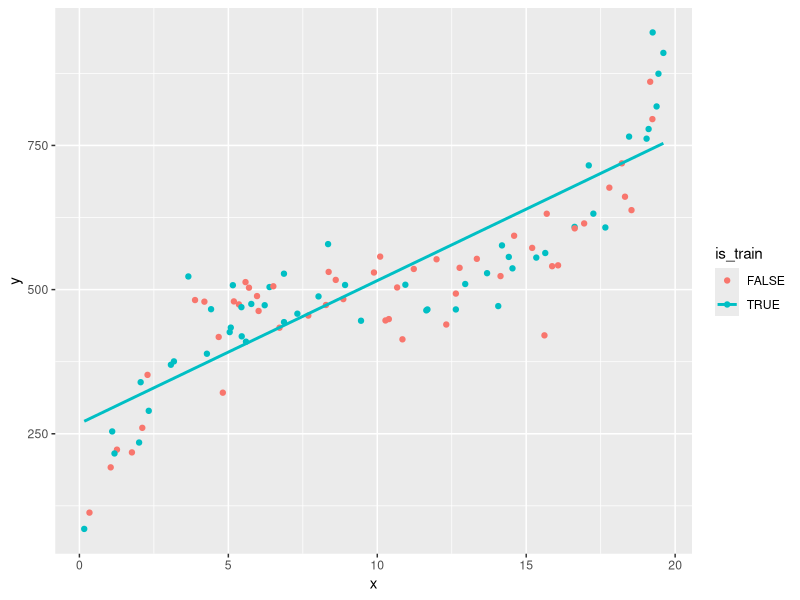
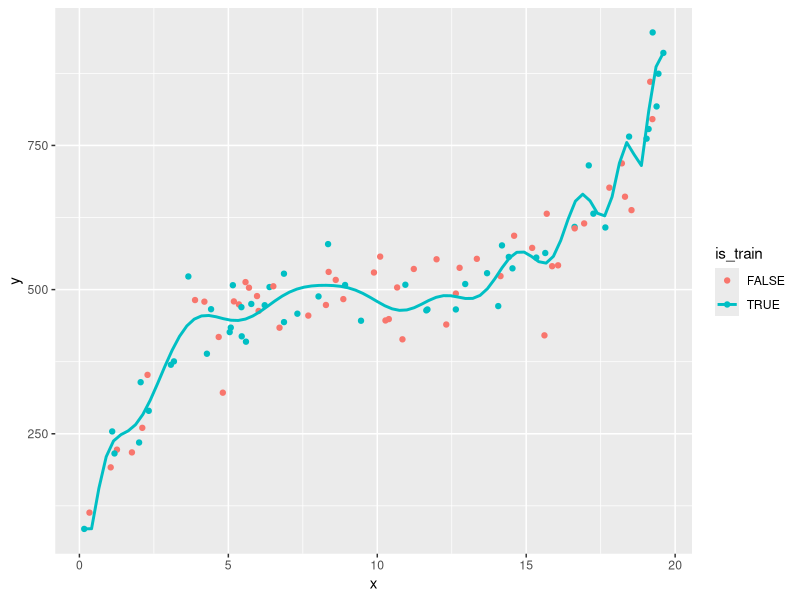
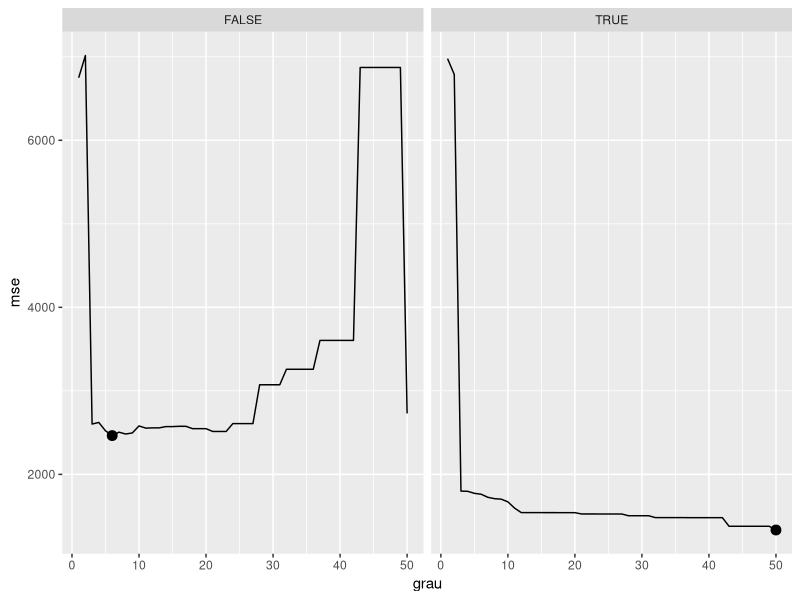
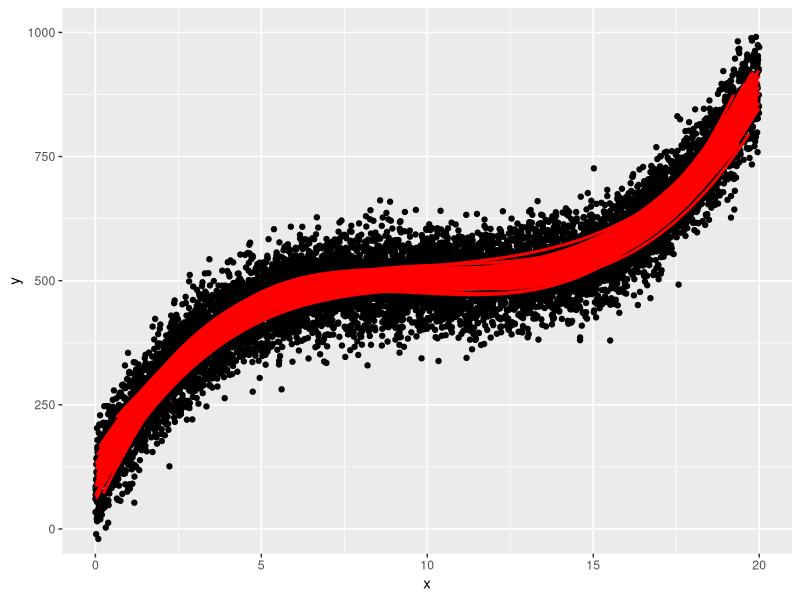
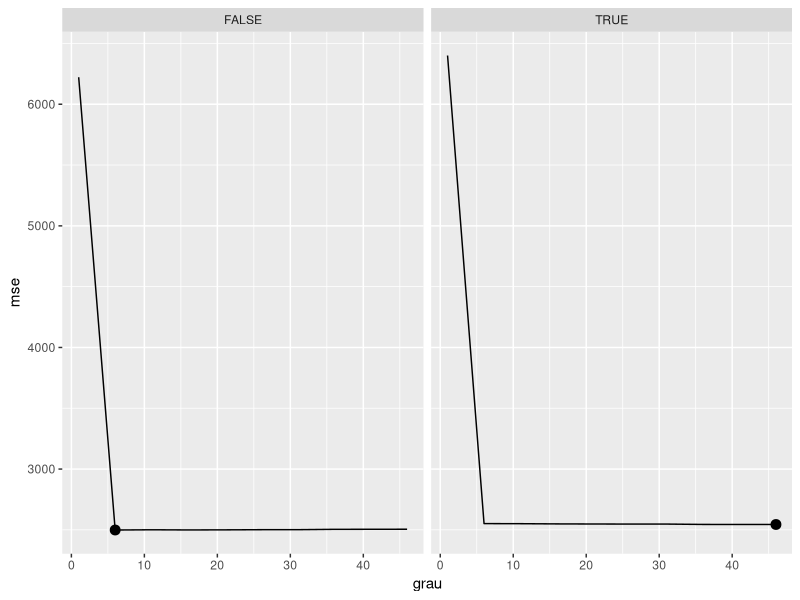
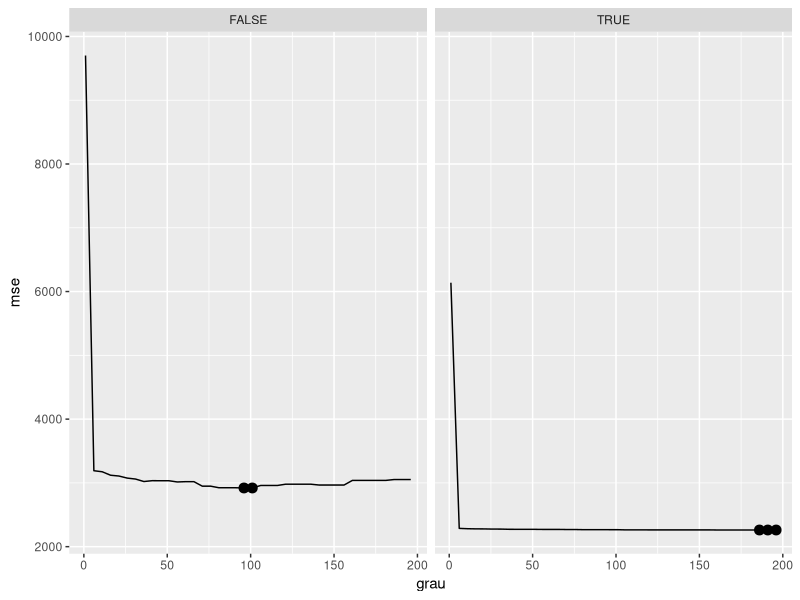
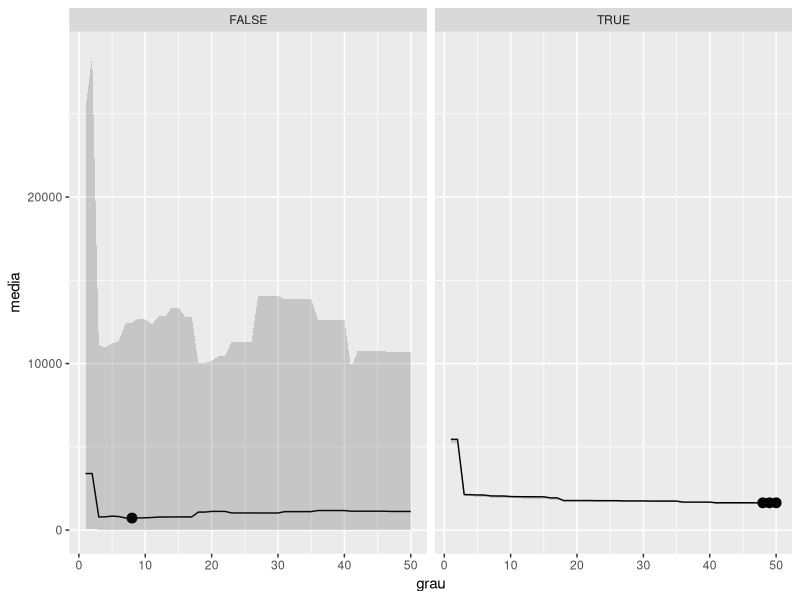
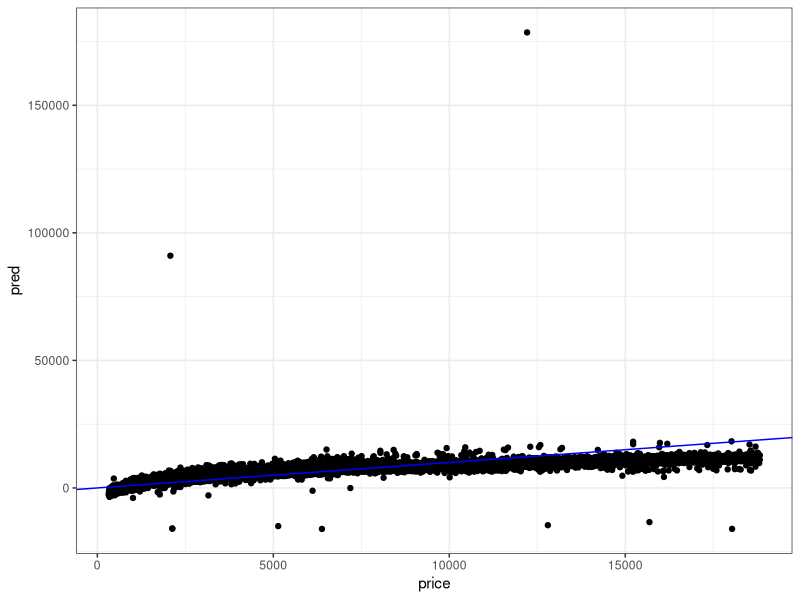

These figures' R source, in order: (Note: this script raises an error after producing the figures.)

# Pacotes -----------------------------------------------------------------

library(tidyverse)
library(caret)
library(rsample)
library(skimr)

set.seed(1313)

# Estratégias -------------------------------------------------------------

# Criando banco de dados 

criar_amostra <- function(n, perc_treino) {
  data_frame(
    x = runif(n, 0, 20),
    y = 500 + 0.4 * (x-10)^3 + rnorm(n, sd = 50),
    is_train = 1:n %in% sample.int(n, n*perc_treino)
  )
}

df <- criar_amostra(100, 0.5)

df_train <- df %>% filter(is_train)
df_test <- df %>% filter(!is_train)

ggplot(df, aes(x = x, y = y, color = is_train)) +
  geom_point() +
  geom_smooth(data = df_train, method = "lm", se = FALSE)

# Ajustando o primeiro modelo 

modelo <- lm(y ~ x, data = df_train)
summary(modelo)

df$predicao <- predict(modelo, df)

df %>% 
  group_by(is_train) %>% 
  summarise(rmse = sqrt(mean((predicao - y)^2)))


# Ajustando um modelo mais complexo 

ggplot(df, aes(x = x, y = y, color = is_train)) +
  geom_point() +
  geom_smooth(data = df_train, method = "lm", se = FALSE, 
              formula = y ~ poly(x, 50, raw = TRUE))


modelo <- lm(y ~ poly(x, 50, raw = TRUE), data = df_train)

df$predicao <- predict(modelo, df)
df %>% 
  group_by(is_train) %>% 
  summarise(rmse = sqrt(mean((predicao - y)^2)))


# Ajustando diversos modelos 

ajustar_polinomios <- function(df, grau) {
  
  erros <- NULL
  for(g in grau) {
    
    modelo <- lm(y ~ poly(x, g, raw = TRUE), data = df %>% filter(is_train))
    
    df$predicao <- predict(modelo, df)
    erros <- bind_rows(
      erros,
      df %>% 
        group_by(is_train) %>% 
        summarise(mse = mean((predicao - y)^2)) %>% 
        mutate(grau = g)
    )
    
  }
  erros
}

erros <- ajustar_polinomios(df, 1:50)
ggplot(erros, aes(x = grau, y = mse)) + 
  geom_line() + 
  geom_point(
    data = erros %>% group_by(is_train) %>% filter(mse == min(mse)),
    size = 3
  ) +
  facet_wrap(~is_train) 


# Por que variância alta?

n_vezes <- 100
df <- criar_amostra(10000, 0.5)
gg <- ggplot(df, aes(x = x, y = y)) +
  geom_point() 

for(i in 1:n_vezes) {
  gg <- gg + 
    geom_smooth(
      data = df %>% sample_n(50),
      alpha = 0.01,
      color = "red",
      method = "lm", se = FALSE, 
      formula = y ~ poly(x, 3, raw = TRUE)
    )
}

gg + coord_cartesian(ylim = c(0, 1000))


# Qual o efeito do tamanho da amostra?

df <- criar_amostra(10000, 0.5)
erros <- ajustar_polinomios(df, seq(1, 50, by = 5))
ggplot(erros, aes(x = grau, y = mse)) + 
  geom_line() + 
  geom_point(
    data = erros %>% group_by(is_train) %>% filter(mse == min(mse)),
    size = 3
  ) +
  facet_wrap(~is_train) 


# Qual o efeito do tamanho da amostra de teste? 

df <- criar_amostra(1000, 0.99)
erros <- ajustar_polinomios(df, seq(1, 200, by = 5))
ggplot(erros, aes(x = grau, y = mse)) + 
  geom_line() + 
  geom_point(
    data = erros %>% group_by(is_train) %>% filter(mse == min(mse)),
    size = 3
  ) +
  facet_wrap(~is_train) 

# Implementando validação cruzada 

df <- criar_amostra(100, 0.5)
k <- 100
df$fold <- 1:nrow(df)
erros <- NULL
for (i in 1:k) {
  df$is_train <- df$fold != i
  erro <- ajustar_polinomios(df, grau = 1:50)
  erro$fold <- i
  erros <- bind_rows(erros, erro)
}

erros2 <- erros %>% 
  group_by(grau, is_train) %>% 
  summarise(
    media = median(mse),
    minimo = min(mse),
    maximo = max(mse),
    quantil95 = quantile(mse, probs = 0.95),
    quantil5 = quantile(mse, probs = 0.05)
  )

ggplot(erros2, aes(x = grau, y = media)) + 
  geom_line() + 
  geom_point(
    data = erros2 %>% group_by(is_train) %>% filter(media == min(media)),
    size = 3
  ) +
  facet_wrap(~is_train) +
  #coord_cartesian(ylim = c(0, 5000)) +
  geom_ribbon(aes(ymin = quantil5, ymax = quantil95), alpha = 0.2)


# Recipes + Caret ---------------------------------------------------------
# MLR

# exemplo 1

diamantes <- ggplot2::diamonds
glimpse(diamantes)
# Vamos transformar as variáveis ordinais em categóricas
diamantes <- diamantes %>%
  mutate(
    cut = as.character(cut),
    color = as.character(color),
    clarity = as.character(clarity)
  )

skim(diamantes)

library(recipes)

receita <- recipe(price ~ ., data = diamantes) %>%
  step_dummy(all_nominal()) %>%
  step_nzv(all_predictors()) %>%
  step_corr(all_predictors())

prep <- prep(receita, diamantes)
base_treino <- bake(prep, diamantes)
ajuste <- lm(price ~ ., base_treino)
summary(ajuste)

# exemplo 2
library(caret)

modelo <- train(
  receita, 
  diamantes, 
  method = "lm",
  trControl = trainControl(method = "cv", number = 5)
)

modelo
# Para acessar o modelo final
summary(modelo$finalModel)
# Função para avaliar a "importância" de cada preditor
varImp(modelo)

# Valores obs vs pred
diamantes %>% 
  mutate(pred = predict(modelo, diamantes)) %>% 
  ggplot(aes(y = pred, x = price)) +
  geom_point() +
  geom_abline(intercept = 0, slope = 1, color = "blue") +
  theme_bw()

diamantes %>% 
  mutate(pred = predict(modelo, diamantes)) %>% 
  ggplot(aes(y = pred, x = price)) +
  geom_point() +
  geom_abline(intercept = 0, slope = 1, color = "blue") +
  theme_bw() +
  coord_cartesian(x = c(0, 20000), ylim = c(0, 25000))

diamantes %>% 
  mutate(pred = predict(modelo, diamantes)) %>% 
  arrange(desc(pred)) %>% 
  View()


# Regressão logística -----------------------------------------------------

data("credit_data")
glimpse(credit_data)

skim(credit_data)
credit_data %>% 
  group_by(Status) %>% 
  skim()

receita <- recipe(Status ~ ., data = credit_data) %>%
  step_meanimpute(all_numeric(), -all_outcomes()) %>%
  step_modeimpute(all_nominal(), -all_outcomes()) %>%
  step_dummy(all_nominal(), -all_outcomes()) %>%
  step_corr(all_predictors()) %>%
  step_nzv(all_predictors())


modelo <- train(
  receita, 
  credit_data, 
  method = "glmnet", 
  family = "binomial", 
  #tuneGrid = expand.grid(alpha = c(0), lambda = c(0.1, 0.5, 0.99)),
  trControl = trainControl(method = "cv", number = 5, classProbs = TRUE, 
                           summaryFunction = twoClassSummary)
)
plot(modelo)
coef(modelo$finalModel)


# Random Forest -----------------------------------------------------------

data("credit_data")

linhas_de_treino = runif(nrow(credit_data)) < 0.8

credit_data$base = if_else(linhas_de_treino, "treino", "teste")

credit_data_treino <- credit_data %>% 
  filter(base == "treino") %>% 
  select(-base)

credit_data_teste <-  credit_data %>% 
  filter(base == "teste") %>% 
  select(-base)

receita <- recipe(Status ~ ., data = credit_data_treino) %>%
  step_meanimpute(all_numeric(), -all_outcomes()) %>%
  step_modeimpute(all_nominal(), -all_outcomes()) %>%
  step_dummy(all_nominal(), -all_outcomes()) %>%
  step_corr(all_predictors()) %>%
  step_nzv(all_predictors())

train_control_rf <- trainControl(
  method = "cv", 
  number = 5, 
  classProbs = TRUE,
  summaryFunction = twoClassSummary,
  verboseIter = 1
)

grid_rf <- data.frame(
  mtry = c(2, 3, 4, 5, 6, 7)
)


modelo_rf <- train(
  receita, 
  credit_data_treino, 
  method ="rf",
  metric = "ROC",
  trControl = train_control_rf,
  tuneGrid = grid_rf
)
